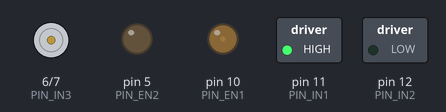
The sketch below on a simulated Arduino Uno, built with avr-gcc and run on an emulated ATmega328P. Shown: motor-driver pin pairs drawn as motors (green arrow = first pin HIGH = forward, orange = second pin HIGH = backward, longer = more drive), switched loads named in the sketch (green lamp = pin HIGH), output pins drawn as LEDs (lit = HIGH).

Above: at 0.15 s.
At 4.38 s:
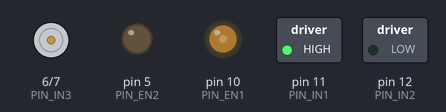
At 10.1 s:
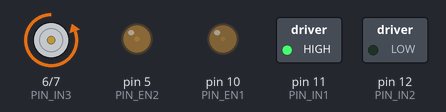
At 19.72 s:
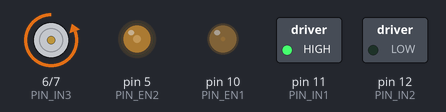
At 28.74 s:
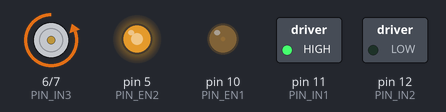
At 39.56 s:
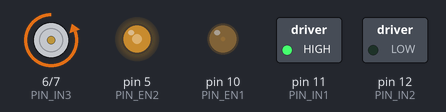
Timing chart, 0 to 40.0 s (numbered marks = the images above):
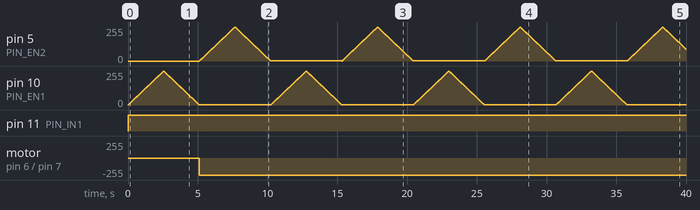

The sketch:

motor.ino
```cpp
// Lavy Motor A pripojeny medzi A+ a A-
int PIN_EN1 = 10; // ovladanie rychlosti
int PIN_IN1 = 11; // smer
int PIN_IN2 = 12; // smer

// Pravy Motor B pripojeny medzi B+ a B-
int PIN_EN2 = 5; // ovladanie rychlosti
int PIN_IN3 = 6; // smer
int PIN_IN4 = 7; // smer

// the setup function runs once when you press reset or power the board
void setup() {
  pinMode(PIN_EN1, OUTPUT);
  pinMode(PIN_IN1, OUTPUT);
  pinMode(PIN_IN2, OUTPUT);

  pinMode(PIN_EN2, OUTPUT);
  pinMode(PIN_IN3, OUTPUT);
  pinMode(PIN_IN4, OUTPUT);
}

// the loop function runs over and over again forever
void loop() {
  uint8_t i;

  // motor ide dopredu a postupne zrychluje
  for (i=0; i<255; i++) {
    motor(0, i, 1);
    delay(10);
 }
 // a spomaluje
  for (i=255; i!=0; i--) {
    motor(0, i, 1);
    delay(10);
 }

 // motor ide dopredu a postupne zrychluje
  for (i=0; i<255; i++) {
    motor(1, i, 1);
    delay(10);
 }
 // a spomaluje
  for (i=255; i!=0; i--) {
    motor(1, i, 1);
    delay(10);
 }

}

// Funkcia pre chod motorov
// motor:    0 pre lavy motor A,   1 pre pravy motor B
// rychlost: 0 neide vobec,      255 ide plnou rychlostou
// smer:     0 ide vzad,           1 ide vpred

void motor(int motor, int rychlost, int smer){
  boolean inPin1 = LOW;
  boolean inPin2 = HIGH;

  if(smer == 1){
    inPin1 = HIGH;
    inPin2 = LOW;
  }

  if(motor == 0){
    digitalWrite(PIN_IN1, inPin1);
    digitalWrite(PIN_IN2, inPin2);
    analogWrite(PIN_EN1, rychlost);
  }

  if(motor == 1){
    digitalWrite(PIN_IN3, inPin2);
    digitalWrite(PIN_IN4, inPin1);
    analogWrite(PIN_EN2, rychlost);
  }

}
```

Measured:
- by itself, pin 11 (PIN_IN1): LOW → HIGH at 0.00 s
- by itself, motor on pin 6 (PIN_IN3) / pin 7 (PIN_IN4): stopped → backward 255/255 at 5.1 s
